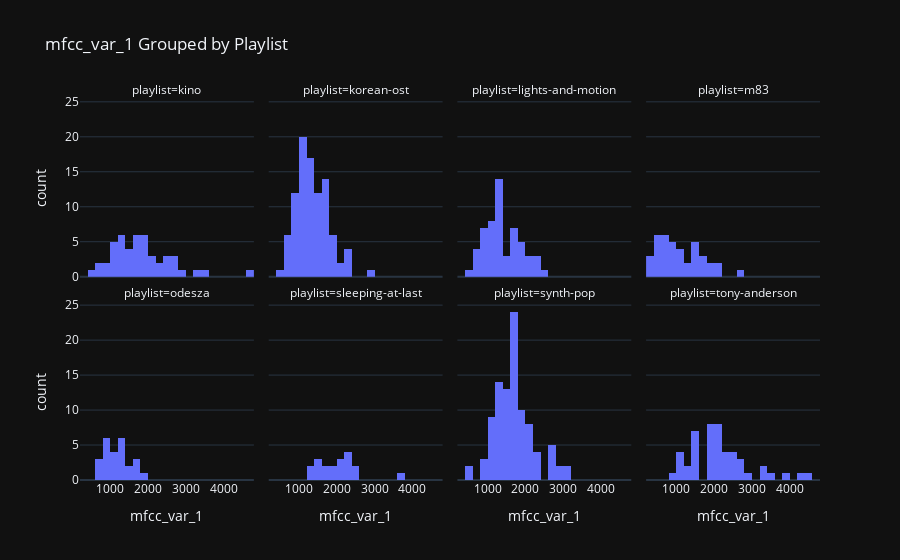

The notebook cell this image was saved under:
### Code cell
px.histogram(dataset, x='mfcc_var_1', facet_col='playlist', facet_col_wrap=4, title='mfcc_var_1 Grouped by Playlist')

### Figure 1 — Plotly figure (JSON) as saved in the notebook; plotly's stock layout.template omitted (floating-point values rounded to 4 significant figures)
{"data": [{"alignmentgroup": "True", "bingroup": "x", "hovertemplate": "playlist=kino<br>mfcc_var_1=%{x}<br>count=%{y}<extra></extra>", "legendgroup": "", "marker": {"color": "#636efa", "pattern": {"shape": ""}}, "name": "", "offsetgroup": "", "orientation": "v", "showlegend": false, "x": [1306.0, 1317.0, 1087.0, 1043.0, 1675.0, 1720.0, 1405.0, 2081.0, 1812.0, 1779.0, 3238.0, 2857.0, 1923.0, 1199.0, 1171.0, 2733.0, 1594.0, 2483.0, 1848.0, 2581.0, 2240.0, 1743.0, 2466.0, 2265.0, 1358.0, 2766.0, 1336.0, 1844.0, 1407.0, 1208.0, 2146.0, 1527.0, 1805.0, 479.8, 4753.0, 3421.0, 1981.0, 1301.0, 1740.0, 959.1, 2634.0, 2004.0, 1007.0, 1779.0, 723.1, 952.3, 718.2], "xaxis": "x5", "yaxis": "y5", "type": "histogram"}, {"alignmentgroup": "True", "bingroup": "x", "hovertemplate": "playlist=korean-ost<br>mfcc_var_1=%{x}<br>count=%{y}<extra></extra>", "legendgroup": "", "marker": {"color": "#636efa", "pattern": {"shape": ""}}, "name": "", "offsetgroup": "", "orientation": "v", "showlegend": false, "x": [2202.0, 1020.0, 1231.0, 1701.0, 1701.0, 2236.0, 1683.0, 1680.0, 1436.0, 1605.0, 1094.0, 1324.0, 686.6, 2153.0, 1429.0, 1733.0, 1086.0, 1279.0, 1472.0, 1356.0, 2213.0, 775.7, 1528.0, 1220.0, 1670.0, 1786.0, 1175.0, 1444.0, 1301.0, 1663.0, 1820.0, 1009.0, 1984.0, 1963.0, 1039.0, 1735.0, 1054.0, 1531.0, 1263.0, 854.5, 1490.0, 947.2, 1634.0, 1109.0, 1307.0, 1438.0, 1020.0, 1000.0, 1359.0, 1245.0, 1233.0, 1903.0, 1021.0, 1270.0, 908.1, 1018.0, 1726.0, 733.2, 1065.0, 1161.0, 670.9, 1712.0, 1213.0, 1575.0, 1311.0, 2905.0, 2348.0, 1611.0, 832.8, 891.2, 528.9, 2121.0, 1098.0, 657.4, 775.2, 1258.0, 1471.0, 1140.0, 1467.0, 899.2, 1906.0, 1233.0, 1052.0, 1016.0, 1907.0, 923.1, 921.6, 977.8, 973.3, 832.2, 1096.0, 923.8, 1123.0, 1562.0, 1275.0], "xaxis": "x6", "yaxis": "y6", "type": "histogram"}, {"alignmentgroup": "True", "bingroup": "x", "hovertemplate": "playlist=lights-and-motion<br>mfcc_var_1=%{x}<br>count=%{y}<extra></extra>", "legendgroup": "", "marker": {"color": "#636efa", "pattern": {"shape": ""}}, "name": "", "offsetgroup": "", "orientation": "v", "showlegend": false, "x": [1861.0, 2142.0, 685.5, 1868.0, 815.7, 1898.0, 1163.0, 1232.0, 2032.0, 2337.0, 1116.0, 1358.0, 1009.0, 1772.0, 1143.0, 1560.0, 1342.0, 1360.0, 1193.0, 1338.0, 1654.0, 1278.0, 1601.0, 946.8, 1461.0, 1838.0, 435.6, 1325.0, 2572.0, 1596.0, 1660.0, 1690.0, 1752.0, 2314.0, 1294.0, 2253.0, 1141.0, 1360.0, 1306.0, 1866.0, 1015.0, 1357.0, 1208.0, 858.9, 2002.0, 1143.0, 752.2, 858.7, 689.6, 1614.0, 696.8, 821.4, 909.0, 896.3, 1235.0, 1306.0], "xaxis": "x7", "yaxis": "y7", "type": "histogram"}, {"alignmentgroup": "True", "bingroup": "x", "hovertemplate": "playlist=m83<br>mfcc_var_1=%{x}<br>count=%{y}<extra></extra>", "legendgroup": "", "marker": {"color": "#636efa", "pattern": {"shape": ""}}, "name": "", "offsetgroup": "", "orientation": "v", "showlegend": false, "x": [1192.0, 899.0, 1527.0, 2790.0, 534.5, 376.9, 1981.0, 1680.0, 1294.0, 424.4, 1770.0, 613.5, 338.2, 843.2, 1136.0, 544.3, 535.4, 638.3, 808.1, 632.0, 1562.0, 374.5, 943.0, 1311.0, 459.1, 1413.0, 774.1, 1809.0, 2084.0, 1040.0, 1572.0, 903.1, 1421.0, 1198.0, 670.3, 1777.0, 412.5, 699.9, 2041.0], "xaxis": "x8", "yaxis": "y8", "type": "histogram"}, {"alignmentgroup": "True", "bingroup": "x", "hovertemplate": "playlist=odesza<br>mfcc_var_1=%{x}<br>count=%{y}<extra></extra>", "legendgroup": "", "marker": {"color": "#636efa", "pattern": {"shape": ""}}, "name": "", "offsetgroup": "", "orientation": "v", "showlegend": false, "x": [1030.0, 1271.0, 1300.0, 1709.0, 1078.0, 976.2, 964.7, 1311.0, 1407.0, 1720.0, 1251.0, 1035.0, 1788.0, 629.1, 1178.0, 638.0, 879.5, 899.2, 1271.0, 1327.0, 676.3, 1981.0, 874.7, 1507.0, 934.3], "xaxis": "x", "yaxis": "y", "type": "histogram"}, {"alignmentgroup": "True", "bingroup": "x", "hovertemplate": "playlist=sleeping-at-last<br>mfcc_var_1=%{x}<br>count=%{y}<extra></extra>", "legendgroup": "", "marker": {"color": "#636efa", "pattern": {"shape": ""}}, "name": "", "offsetgroup": "", "orientation": "v", "showlegend": false, "x": [2070.0, 2207.0, 1435.0, 1551.0, 2556.0, 2416.0, 1695.0, 2044.0, 1254.0, 1874.0, 3770.0, 2239.0, 1935.0, 1424.0, 2116.0, 1269.0, 2242.0, 2315.0, 1605.0], "xaxis": "x2", "yaxis": "y2", "type": "histogram"}, {"alignmentgroup": "True", "bingroup": "x", "hovertemplate": "playlist=synth-pop<br>mfcc_var_1=%{x}<br>count=%{y}<extra></extra>", "legendgroup": "", "marker": {"color": "#636efa", "pattern": {"shape": ""}}, "name": "", "offsetgroup": "", "orientation": "v", "showlegend": false, "x": [1943.0, 1377.0, 1399.0, 1242.0, 1703.0, 2671.0, 1397.0, 1632.0, 1640.0, 1670.0, 2288.0, 1790.0, 1069.0, 2204.0, 2683.0, 2096.0, 2322.0, 1131.0, 2089.0, 1622.0, 2014.0, 1649.0, 1218.0, 869.7, 1321.0, 1240.0, 1689.0, 1482.0, 1726.0, 1224.0, 3198.0, 1934.0, 1402.0, 1562.0, 1835.0, 1601.0, 1721.0, 1896.0, 1497.0, 569.3, 1558.0, 2053.0, 1641.0, 1465.0, 1523.0, 1720.0, 1437.0, 2655.0, 1758.0, 2166.0, 1135.0, 2962.0, 1292.0, 2707.0, 1998.0, 2836.0, 3088.0, 1996.0, 2731.0, 1751.0, 1826.0, 1456.0, 1976.0, 2022.0, 1817.0, 1683.0, 2044.0, 1708.0, 1262.0, 1659.0, 1241.0, 1064.0, 1707.0, 905.8, 2273.0, 2171.0, 805.5, 589.9, 1184.0, 1141.0, 1158.0, 1504.0, 1189.0, 1150.0, 1480.0, 1714.0, 1443.0, 1303.0, 1657.0, 1654.0, 1518.0, 1801.0, 1351.0, 1371.0, 1635.0, 1629.0], "xaxis": "x3", "yaxis": "y3", "type": "histogram"}, {"alignmentgroup": "True", "bingroup": "x", "hovertemplate": "playlist=tony-anderson<br>mfcc_var_1=%{x}<br>count=%{y}<extra></extra>", "legendgroup": "", "marker": {"color": "#636efa", "pattern": {"shape": ""}}, "name": "", "offsetgroup": "", "orientation": "v", "showlegend": false, "x": [1849.0, 2882.0, 2289.0, 1158.0, 2551.0, 3328.0, 1972.0, 1893.0, 2697.0, 1181.0, 1322.0, 2381.0, 2464.0, 4571.0, 2536.0, 2332.0, 981.4, 2639.0, 3223.0, 4208.0, 2046.0, 2173.0, 1592.0, 1808.0, 2114.0, 1996.0, 2759.0, 1903.0, 2016.0, 1926.0, 3879.0, 2116.0, 1427.0, 1171.0, 3531.0, 2067.0, 2329.0, 1594.0, 2190.0, 1134.0, 2042.0, 1219.0, 1441.0, 1994.0, 1415.0, 1453.0, 1447.0, 2525.0], "xaxis": "x4", "yaxis": "y4", "type": "histogram"}], "layout": {"xaxis": {"anchor": "y", "domain": [0.0, 0.235], "title": {"text": "mfcc_var_1"}}, "yaxis": {"anchor": "x", "domain": [0.0, 0.465], "title": {"text": "count"}}, "xaxis2": {"anchor": "y2", "domain": [0.255, 0.49], "matches": "x", "title": {"text": "mfcc_var_1"}}, "yaxis2": {"anchor": "x2", "domain": [0.0, 0.465], "matches": "y", "showticklabels": false}, "xaxis3": {"anchor": "y3", "domain": [0.51, 0.745], "matches": "x", "title": {"text": "mfcc_var_1"}}, "yaxis3": {"anchor": "x3", "domain": [0.0, 0.465], "matches": "y", "showticklabels": false}, "xaxis4": {"anchor": "y4", "domain": [0.765, 1.0], "matches": "x", "title": {"text": "mfcc_var_1"}}, "yaxis4": {"anchor": "x4", "domain": [0.0, 0.465], "matches": "y", "showticklabels": false}, "xaxis5": {"anchor": "y5", "domain": [0.0, 0.235], "matches": "x", "showticklabels": false}, "yaxis5": {"anchor": "x5", "domain": [0.535, 1.0], "matches": "y", "title": {"text": "count"}}, "xaxis6": {"anchor": "y6", "domain": [0.255, 0.49], "matches": "x", "showticklabels": false}, "yaxis6": {"anchor": "x6", "domain": [0.535, 1.0], "matches": "y", "showticklabels": false}, "xaxis7": {"anchor": "y7", "domain": [0.51, 0.745], "matches": "x", "showticklabels": false}, "yaxis7": {"anchor": "x7", "domain": [0.535, 1.0], "matches": "y", "showticklabels": false}, "xaxis8": {"anchor": "y8", "domain": [0.765, 1.0], "matches": "x", "showticklabels": false}, "yaxis8": {"anchor": "x8", "domain": [0.535, 1.0], "matches": "y", "showticklabels": false}, "annotations": [{"font": {}, "showarrow": false, "text": "playlist=odesza", "x": 0.1175, "xanchor": "center", "xref": "paper", "y": 0.465, "yanchor": "bottom", "yref": "paper"}, {"font": {}, "showarrow": false, "text": "playlist=sleeping-at-last", "x": 0.3725, "xanchor": "center", "xref": "paper", "y": 0.465, "yanchor": "bottom", "yref": "paper"}, {"font": {}, "showarrow": false, "text": "playlist=synth-pop", "x": 0.6275, "xanchor": "center", "xref": "paper", "y": 0.465, "yanchor": "bottom", "yref": "paper"}, {"font": {}, "showarrow": false, "text": "playlist=tony-anderson", "x": 0.8825, "xanchor": "center", "xref": "paper", "y": 0.465, "yanchor": "bottom", "yref": "paper"}, {"font": {}, "showarrow": false, "text": "playlist=kino", "x": 0.1175, "xanchor": "center", "xref": "paper", "y": 1.0, "yanchor": "bottom", "yref": "paper"}, {"font": {}, "showarrow": false, "text": "playlist=korean-ost", "x": 0.3725, "xanchor": "center", "xref": "paper", "y": 1.0, "yanchor": "bottom", "yref": "paper"}, {"font": {}, "showarrow": false, "text": "playlist=lights-and-motion", "x": 0.6275, "xanchor": "center", "xref": "paper", "y": 1.0, "yanchor": "bottom", "yref": "paper"}, {"font": {}, "showarrow": false, "text": "playlist=m83", "x": 0.8825, "xanchor": "center", "xref": "paper", "y": 1.0, "yanchor": "bottom", "yref": "paper"}], "legend": {"tracegroupgap": 0}, "title": {"text": "mfcc_var_1 Grouped by Playlist"}, "barmode": "relative"}}
